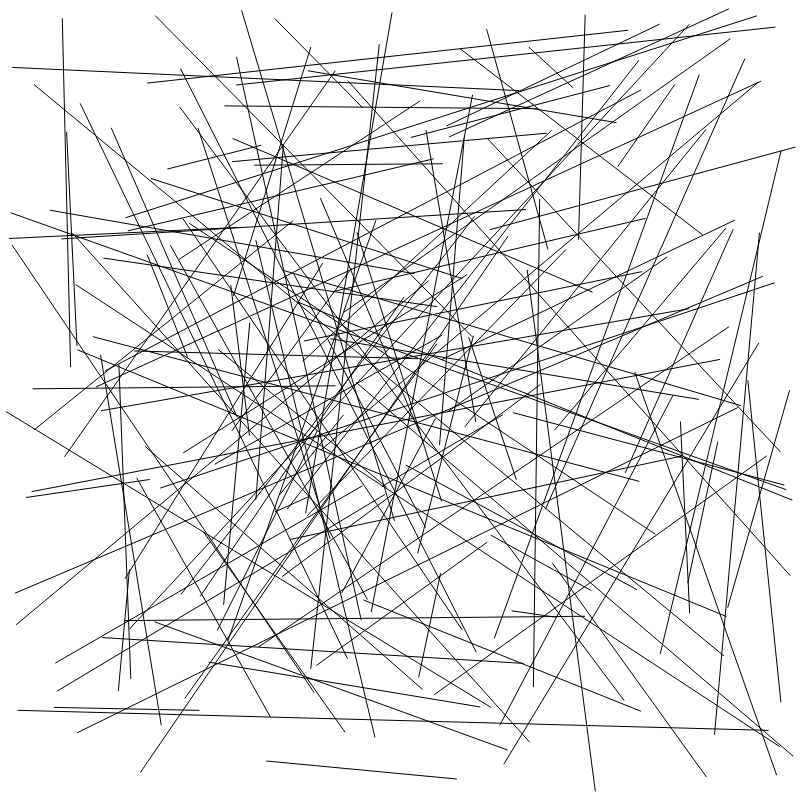
Frame 1 (no input)
Frame 60 (no input): identical to frame 1, image omitted
Frame 120 (the mouse pressed at the canvas centre since frame 60): identical to frame 1, image omitted

The p5.js sketch that drew this single still picture (run headless with seeded random() and noise() and a simulated clock; from frame 60 on, the mouse is pressed at the canvas centre):

// p5.js sketch
// ── sketch.js
function setup() {
  createCanvas(800, 800);
}

function draw() {
  background(255, 255, 255);
  randomSeed(0);

for (let I = 0; I <= 150; I = I + 1 ) {
  x1 = random(1, 799);
  y1 = random(1, 799);
  x2 = random(1, 799);
  y2 = random(1, 799);
  fill(0);
  line(x1, y1, x2, y2);
  }
} 
